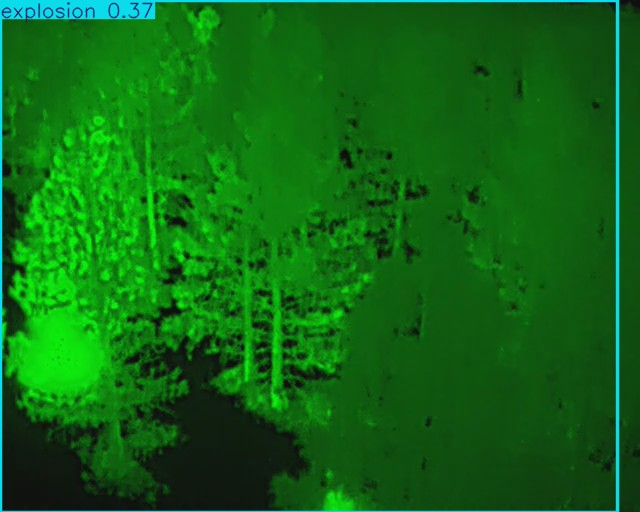
#> input picture Bilge_Birgul_MIDTERM/Multispectral-Fire-Explosion-Detection/results/samples/FLIR_GreenHot_frame_1001_detected.jpg, 640 x 512 px
$ python -i 1_build_multispectral_dataset.py   (imports and definitions only)
#> lines starting #> are read from the running program, lines starting #| are printed output that depends on the picture
#> further down, picture is the input picture: shape (512, 640, 3); mean B, G, R 19.7, 104.4, 14.9
"""
1_build_multispectral_dataset.py
--------------------------------
Kaynak Veri Seti Tarama, YOLO Etiketleme ve Sentetik IR Veri Artırma Pipeline'ı.

- Kaynak ana dizin: C:\\Savunma_RGB_IR_Datasets (pathlib.Path ile yönetilir)
- Sınıflar:
    0: fire
    1: explosion
- Veri Setleri:
    1. FLAME Dataset (Maskelerden cv2.findContours ile YOLO bbox üretimi -> 0: fire)
    2. Satellite Fire Dataset (Uydu yangın etiketleri -> 0: fire)
    3. AeroBlast & Roboflow Datasets (Patlama etiketleri -> 1: explosion)
- RGB-to-IR Sentetik Termal Veri Artırma:
    Train setindeki RGB resimlerin %50'si için FLIR WhiteHot ve Inferno simülasyonları
- %85 Train, %15 Val bölümleme ve data.yaml oluşturma
- Windows Unicode / Türkçe karakter (Masaüstü) uyumlu I/O fonksiyonları
"""

import os
import sys
import random
import shutil
import zipfile
from pathlib import Path
import numpy as np

# Python ortamı güvencesi (Torch & CUDA destekli Python 3.11 kontrolü)
PY311_PATH = Path(r"C:\Users\bilge\AppData\Local\Programs\Python\Python311\python.exe")
if sys.executable.lower() != str(PY311_PATH).lower() and PY311_PATH.exists():
    try:
        import cv2
        import yaml
        from tqdm import tqdm
    except ImportError:
        print(f"[*] Yeniden baslatiliyor: {PY311_PATH}")
        os.execv(str(PY311_PATH), [str(PY311_PATH)] + sys.argv)

import cv2
import yaml
from tqdm import tqdm

# Sabit tohum (tekrarlanabilirlik için)
# [2 lines not run here, left out]

# Dizin Yolları (pathlib.Path)
CURRENT_DIR = Path(__file__).resolve().parent
DATASET_ROOT = CURRENT_DIR / "dataset_multispectral"
RESULTS_ROOT = CURRENT_DIR / "results_multispectral"
SOURCE_ROOT = Path(r"C:\Savunma_RGB_IR_Datasets")

# Alt Dizinler
TRAIN_IMG_DIR = DATASET_ROOT / "images" / "train"
VAL_IMG_DIR = DATASET_ROOT / "images" / "val"
TRAIN_LBL_DIR = DATASET_ROOT / "labels" / "train"
VAL_LBL_DIR = DATASET_ROOT / "labels" / "val"
SAMPLES_DIR = RESULTS_ROOT / "samples"


# [266 lines left out: functions cv2_imread_utf8, cv2_imwrite_utf8, setup_directories, extract_satellite_zip_if_needed, process_flame_dataset, process_satellite_dataset and 2 more, not called in this run]


def generate_synthetic_ir(img_bgr, mode="inferno"):
    """
    RGB-to-IR (Sentetik Kızılötesi / Gece Görüş) Spektrum Dönüşümü:
    1. Görüntüyü gri tonlamalı kızılötesi yoğunluk haritasına çevir.
    2. Düşük ışık / gece kontrastı uygula (CLAHE + arka plan karartma).
    3. FLIR termal kamera simülasyonu (cv2.COLORMAP_INFERNO veya WhiteHot termal kopyalar).
    """
#> called with mode = 'inferno'
    gray = cv2.cvtColor(img_bgr, cv2.COLOR_BGR2GRAY)
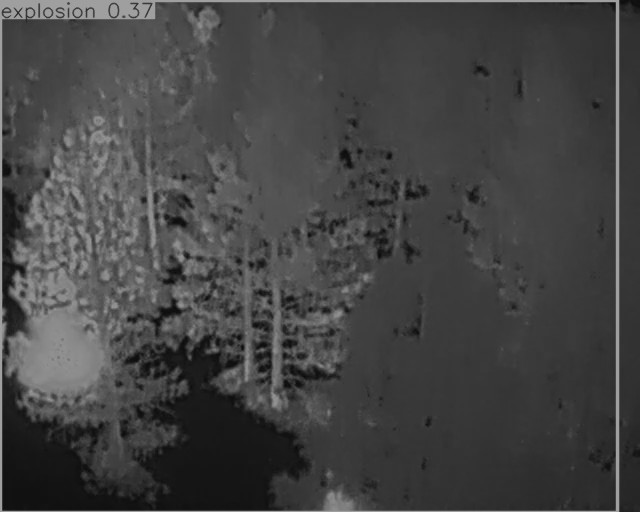
#> gray: shape (512, 640); min 9, max 171, mean 68
    clahe = cv2.createCLAHE(clipLimit=3.5, tileGridSize=(8, 8))
    enhanced_gray = clahe.apply(gray)
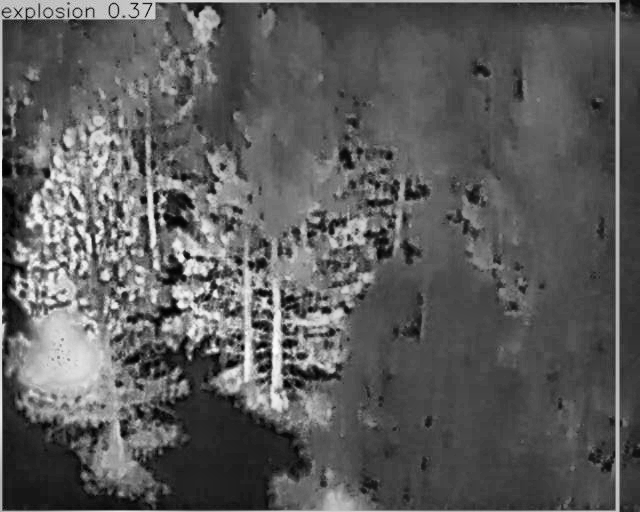
#> enhanced_gray: shape (512, 640); min 0, max 255, mean 92

    norm = enhanced_gray.astype(np.float32) / 255.0
    thermal_intensity = np.power(norm, 1.25)
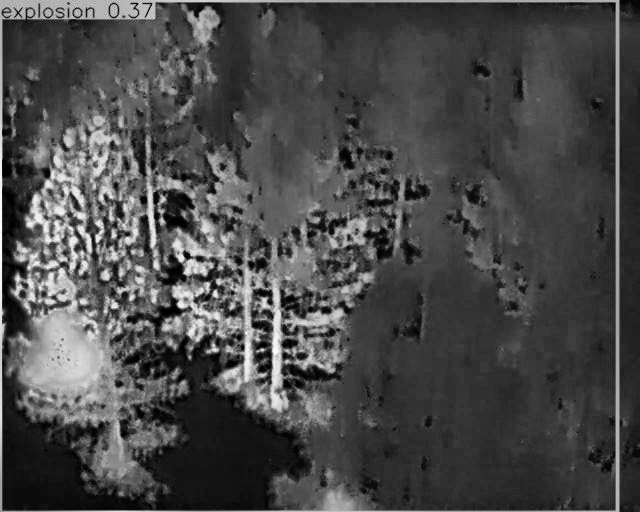
#> thermal_intensity: shape (512, 640) float32; min 0, max 1, mean 0.29
    thermal_8u = np.clip(thermal_intensity * 255.0, 0, 255).astype(np.uint8)

    if mode == "inferno":
        ir_img = cv2.applyColorMap(thermal_8u, cv2.COLORMAP_INFERNO)
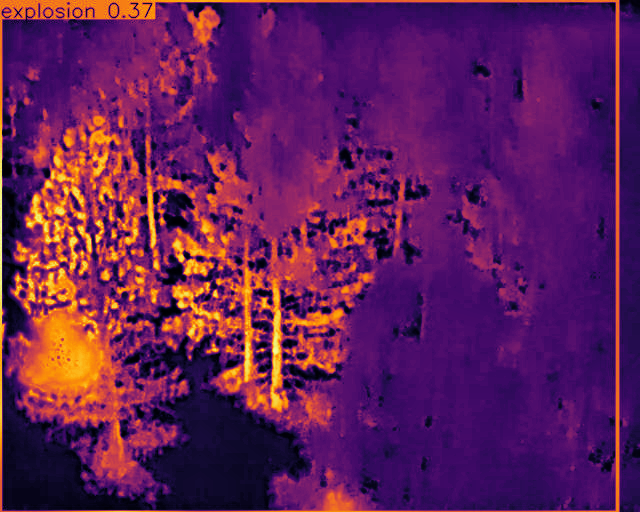
#> ir_img: shape (512, 640, 3); mean B, G, R 87.7, 29.7, 98.1
    else:
        ir_img = cv2.cvtColor(thermal_8u, cv2.COLOR_GRAY2BGR)

    return ir_img


# [133 lines left out: functions build_and_split_dataset, create_data_yaml, main, not called in this run]


# [2 lines not run here, left out]

>>> import cv2
>>> picture = cv2.imread('results/samples/FLIR_GreenHot_frame_1001_detected.jpg')
>>> result = generate_synthetic_ir(picture)

$ run again, on Bilge_Birgul_MIDTERM/Multispectral-Fire-Explosion-Detection/results/samples/FLIR_GreenHot_frame_1638_detected.jpg
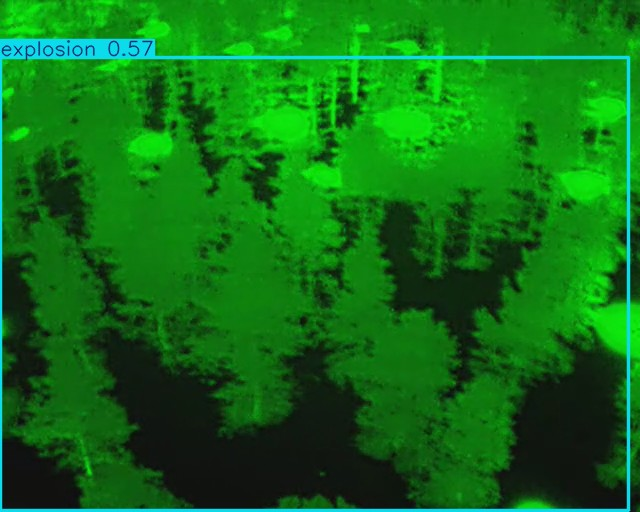
#> input picture Bilge_Birgul_MIDTERM/Multispectral-Fire-Explosion-Detection/results/samples/FLIR_GreenHot_frame_1638_detected.jpg, 640 x 512 px
#> picture is the input picture: shape (512, 640, 3); mean B, G, R 20.9, 112.6, 14.8
#> in generate_synthetic_ir, `thermal_intensity = np.power(norm, 1.25)`:
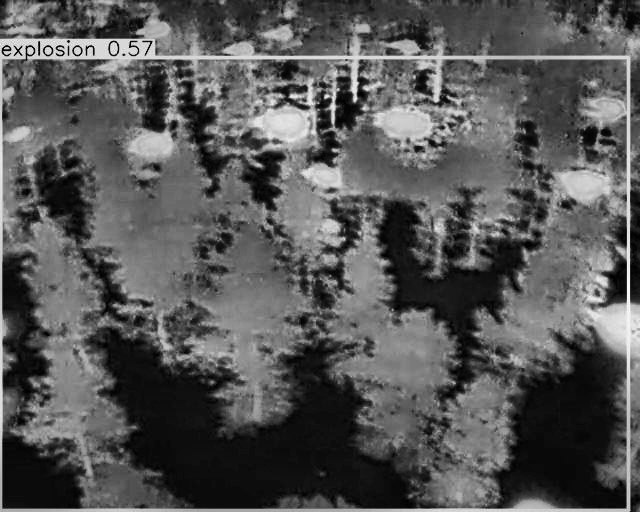
#> thermal_intensity: shape (512, 640) float32; min 0.00233, max 0.98, mean 0.342
#> in generate_synthetic_ir, `ir_img = cv2.applyColorMap(thermal_8u, cv2.COLORMAP_INFERNO)`:
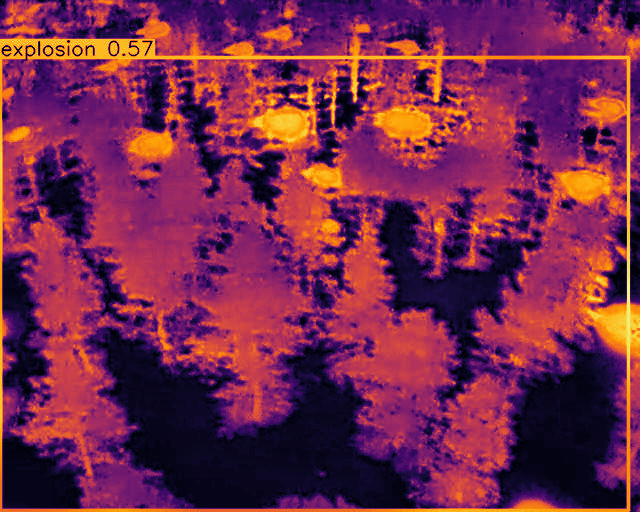
#> ir_img: shape (512, 640, 3); mean B, G, R 75.4, 39.8, 118.8

$ run again, on Bilge_Birgul_MIDTERM/Multispectral-Fire-Explosion-Detection/results/samples/FLIR_WhiteHot_frame_338_detected.jpg
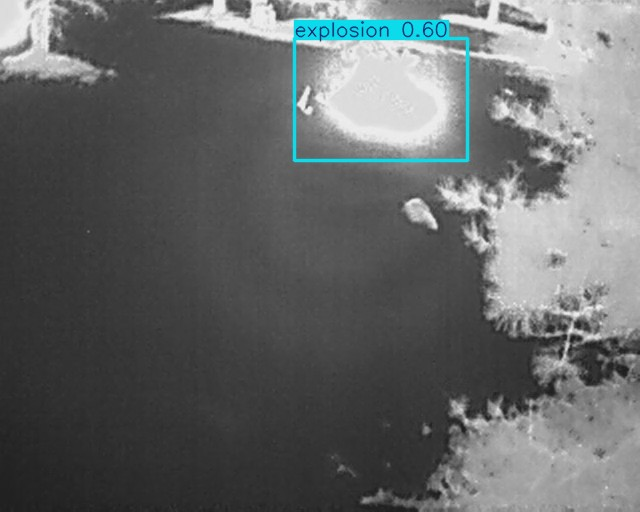
#> input picture Bilge_Birgul_MIDTERM/Multispectral-Fire-Explosion-Detection/results/samples/FLIR_WhiteHot_frame_338_detected.jpg, 640 x 512 px
#> picture is the input picture: shape (512, 640, 3); mean B, G, R 104.3, 104, 101.4
#> in generate_synthetic_ir, `thermal_intensity = np.power(norm, 1.25)`:
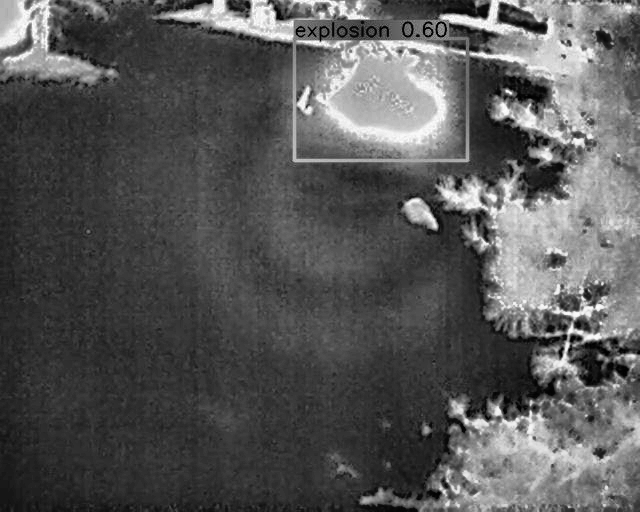
#> thermal_intensity: shape (512, 640) float32; min 0.00233, max 1, mean 0.343
#> in generate_synthetic_ir, `ir_img = cv2.applyColorMap(thermal_8u, cv2.COLORMAP_INFERNO)`:
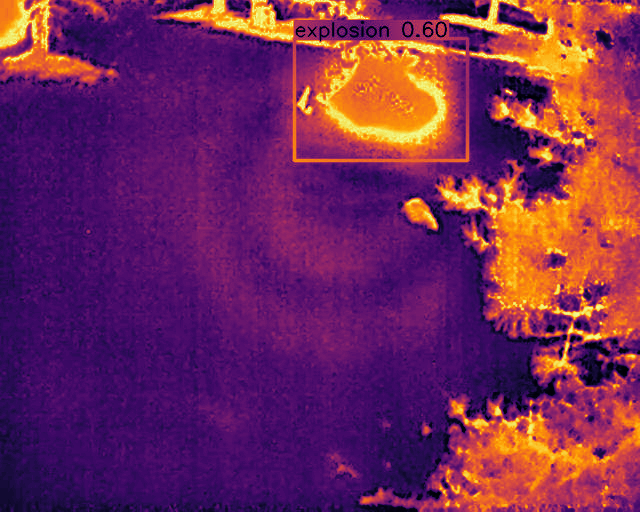
#> ir_img: shape (512, 640, 3); mean B, G, R 88.3, 40.5, 115.2
